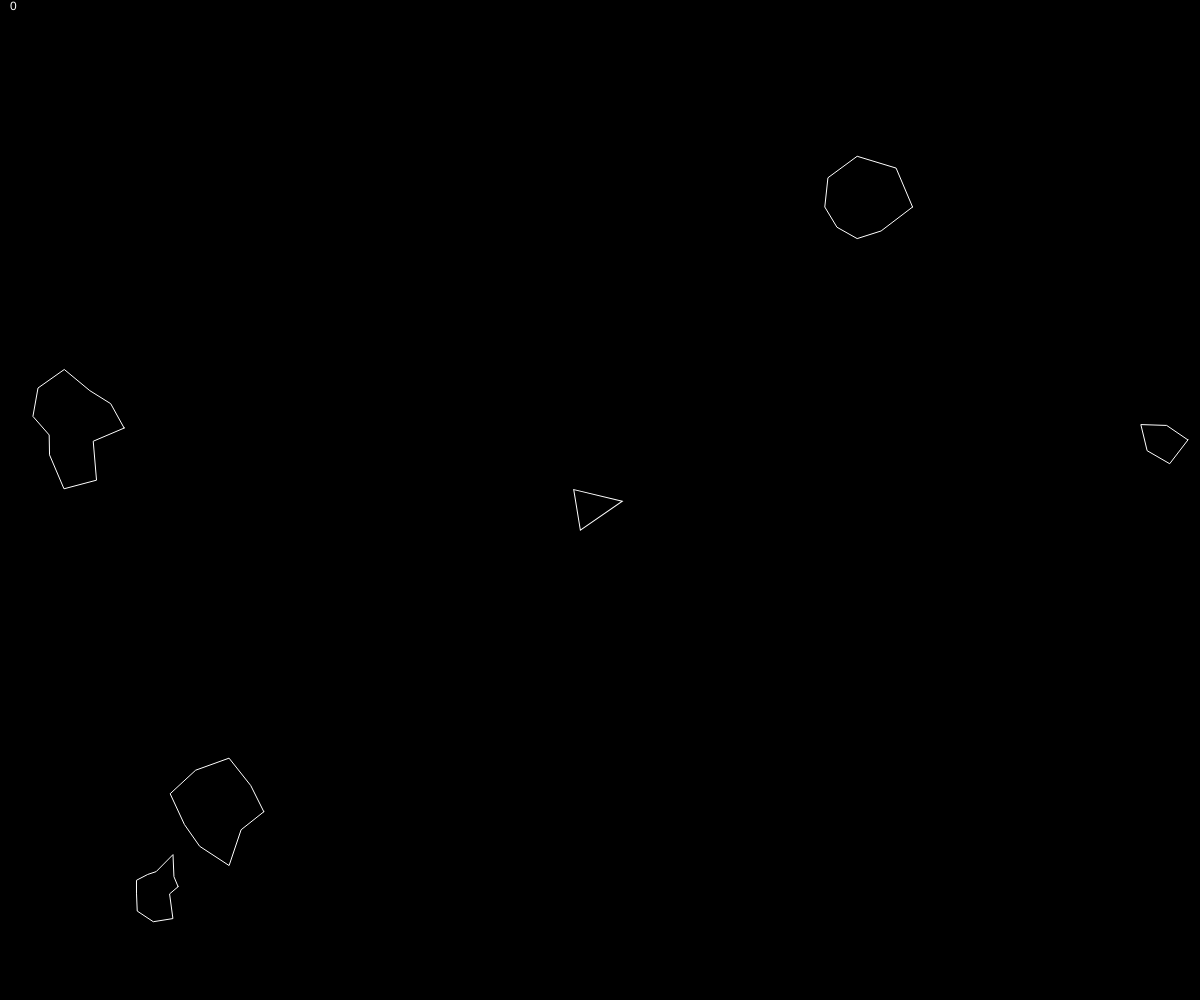
Frame 1 (no input)
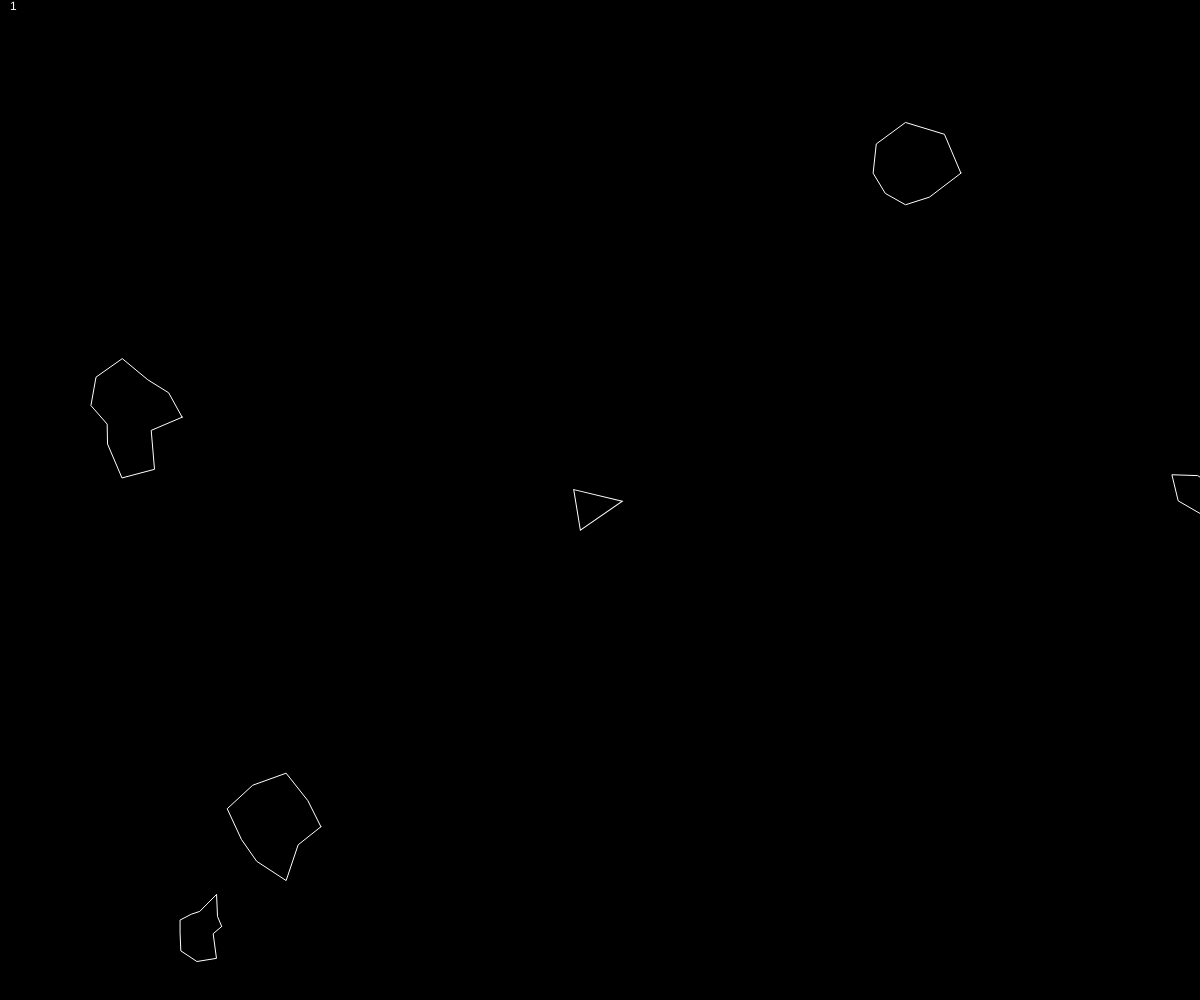
Frame 60 (no input)
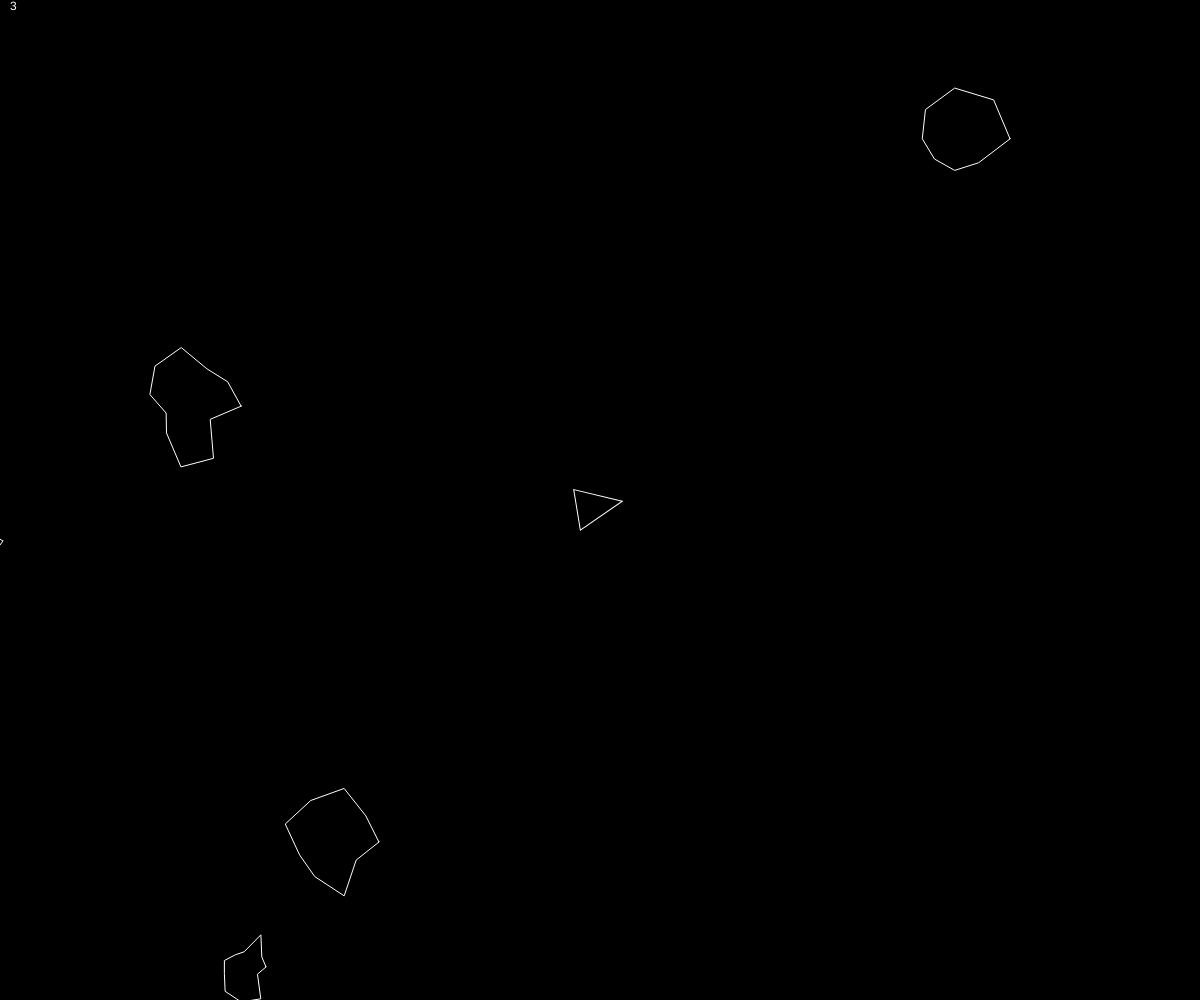
Frame 120 (the mouse pressed at the canvas centre since frame 60)

The p5.js sketch that drew these frames (run headless with seeded random() and noise() and a simulated clock; from frame 60 on, the mouse is pressed at the canvas centre):

// p5.js sketch
// ── sketch.js
var ship;
var asteroids = [];
var lasers = [];
var score;
var gameOver;

function setup() {
  createCanvas(windowWidth, windowHeight);
    gameOver = false;
  ship = new Ship();
  
  for(var i = 0; i < 5; i++) {
    asteroids.push(new Asteroids());
  }
    score = 0;
}

function draw() {
    background(0);
    displayScore();

    if(frameCount % 180 == 0 && gameOver == false) {
        asteroids.push(new Asteroids());
    } else if (frameCount % 360 == 0 && gameOver == false) {
        asteroids.push(new Asteroids());
        asteroids.push(new Asteroids());
    }
    
  for(var i = 0; i < asteroids.length; i++) {
    if (ship.hits(asteroids[i])) {
        gameOver = true;
    }
    asteroids[i].render();
    asteroids[i].update();
    asteroids[i].edges();
  }
  
  for(var i = lasers.length-1; i >= 0; i--) {
    lasers[i].render();
    lasers[i].update();    
    if(lasers[i].offscreen()) {
      lasers.splice(i, 1);
    } else {
      for(var j = asteroids.length-1; j >= 0 ; j--) {
        if(lasers[i].hits(asteroids[j])) {
          if(asteroids[j].r > 10) {
            var newAsteroids = asteroids[j].breakup();
            asteroids = asteroids.concat(newAsteroids);
              score+= 5;
          }
          asteroids.splice(j,1);
          lasers.splice(i, 1);
          break;
        }
      }
    }
  }
  
  ship.render();
  ship.turn();
  ship.update();
  ship.edges();
  gameOverMenu();
}

function displayScore() {    
    if(gameOver == false) {
        push();
        fill(255);
        text(score, 10,10);
        pop();
    }
        
    if(frameCount % 30 == 0 && gameOver == false){
        score++;
    }
}

function gameOverMenu() {        
    if(gameOver == true) {
        push();
        fill(255);
        textSize(24);
        text("Game over!",width/2-100,height/2-300,200,200);
        textSize(20);
        text("Final score: "+score,width/2-100,height/2-200,200,200);
        textSize(16);
        text("Press R to retry!",width/2-100,height/2-100,200,200);
    }
}

function keyPressed() {
  if(keyCode == 222 && gameOver == false) {
    lasers.push(new Laser(ship.pos, ship.heading));
  } else if(keyCode == 68 && gameOver == false) {
    ship.setRotation(0.1);
  } else if (keyCode == 65 && gameOver == false) {
    ship.setRotation(-0.1);
  } else if (keyCode == 87 && gameOver == false) {
    ship.boosting(true);
  } else if (keyCode == 83 && !gameOver) {
      ship.vel.mult(0.2);
  }
    
    if(key == 'R' && gameOver) {
        score = 0;
        for(var i = 0; i < asteroids.length; i++) {
            asteroids.splice(i);
        }
        ship.pos.set(width/2,height/2);
        for(var i = 0; i < 5; i++) {
            asteroids.push(new Asteroids());
        }
        gameOver = false;
    }
}

function keyReleased() {
  ship.setRotation(0);
  ship.boosting(false);
}
// ── asteroids.js
function Asteroids(pos, r) {
    
  if (pos) {
    this.pos = pos.copy();
  } else {
      
    this.pos = createVector(random(width),random(height));
      this.d = dist(this.pos,ship.pos);
      if(this.d < r){
          
      }
  }
  
  if (r) {
    this.r = r*0.5;
  } else {
    this.r = random(20,50);
  }
  
  this.vel = p5.Vector.random2D();
  this.total = floor(random(5,15));
  this.offset = [];
  for(var i = 0; i < this.total; i++) {
    this.offset[i] = random(-this.r*0.5,this.r*0.5);
  }
  
  this.update = function() {
    this.pos.add(this.vel);
  }

  this.render = function() {
    push();
    stroke(255);
    noFill();
    translate(this.pos.x, this.pos.y);
    //ellipse(0,0,this.r*2);
    beginShape();
    for (var i = 0; i < this.total; i++) {
      var angle = map(i,0,this.total,0,TWO_PI);
      var r = this.r + this.offset[i];
      var x = r * cos(angle);
      var y = r * sin(angle);
      vertex(x,y);
    }
    endShape(CLOSE);
    pop();
  }
  
  this.breakup = function() {
    var newA = [];
    newA[0] = new Asteroids(this.pos, this.r);
    newA[1] = new Asteroids(this.pos, this.r);
    return newA;
  }
  
  this.edges = function() {
    if(this.pos.x > width+this.r) {
      this.pos.x = -this.r;
    } else if(this.pos.x < -this.r) {
      this.pos.x = width+this.r;
    }
    
    if(this.pos.y > height+this.r) {
      this.pos.y = -this.r;
    } else if(this.pos.y < -this.r) {
      this.pos.y = height+this.r;
    }
  }
  
}
// ── laser.js
function Laser(spos, angle) {
  this.pos = createVector(spos.x,spos.y);
  this.vel = p5.Vector.fromAngle(angle);
  this.vel.mult(7);
  
  this.update = function() {
    this.pos.add(this.vel);
  }
  
  this.render = function() {
    push();
    stroke(255);
    strokeWeight(4);
    point(this.pos.x,this.pos.y);
    pop();
  }
  
  this.hits = function(asteroid) {
    var d = dist(this.pos.x, this.pos.y, asteroid.pos.x, asteroid.pos.y);
    if (d < asteroid.r) {
      return true;
    } else {
      return false;
    }
  }
  
    this.offscreen = function() {
    if(this.pos.x > width || this.pos.x < 0) {
      return true;
    }
    
    if(this.pos.y > height || this.pos.y < 0) {
      return true;
    }
    return false;
  }
  
}
// ── ship.js
function Ship() {
  this.pos = createVector(width/2, height/2);
  this.r = 20;
  this.heading = 0;
  this.rotation = 0;
  this.vel = createVector(0,0);
  this.isBoosting = false;
    this.freeze = false;
  
  this.boosting = function(b) {
    this.isBoosting = b;
  }
  
  this.update = function() {
    if(this.isBoosting) {
      this.boost();
    }
    this.pos.add(this.vel);
    this.vel.mult(0.99);
  }
  
  this.boost = function() {
    var force = p5.Vector.fromAngle(this.heading);
    force.mult(0.17);
    this.vel.add(force);
  }
  
  this.hits = function(asteroid) {
    var d = dist(this.pos.x, this.pos.y, asteroid.pos.x, asteroid.pos.y);
    if (d < this.r + asteroid.r) {
      return true;
    } else {
      return false;
    }
  }
  
  this.render = function() {
    push();
    translate(this.pos.x, this.pos.y);
    rotate(this.heading + PI /2.7);
    fill(0);
    stroke(255);
    triangle(-this.r,this.r, this.r,this.r+10, 10,-this.r);
    pop();
  }
  
  this.edges = function() {
    if(this.pos.x > width+this.r) {
      this.pos.x = -this.r;
    } else if(this.pos.x < -this.r) {
      this.pos.x = width+this.r;
    }
    
    if(this.pos.y > height+this.r) {
      this.pos.y = -this.r;
    } else if(this.pos.y < -this.r) {
      this.pos.y = height+this.r;
    }
  }
  
  this.setRotation =function(a) {
    this.rotation = a;
  }
  
  this.turn = function() {
    this.heading+=this.rotation;
  }
}
